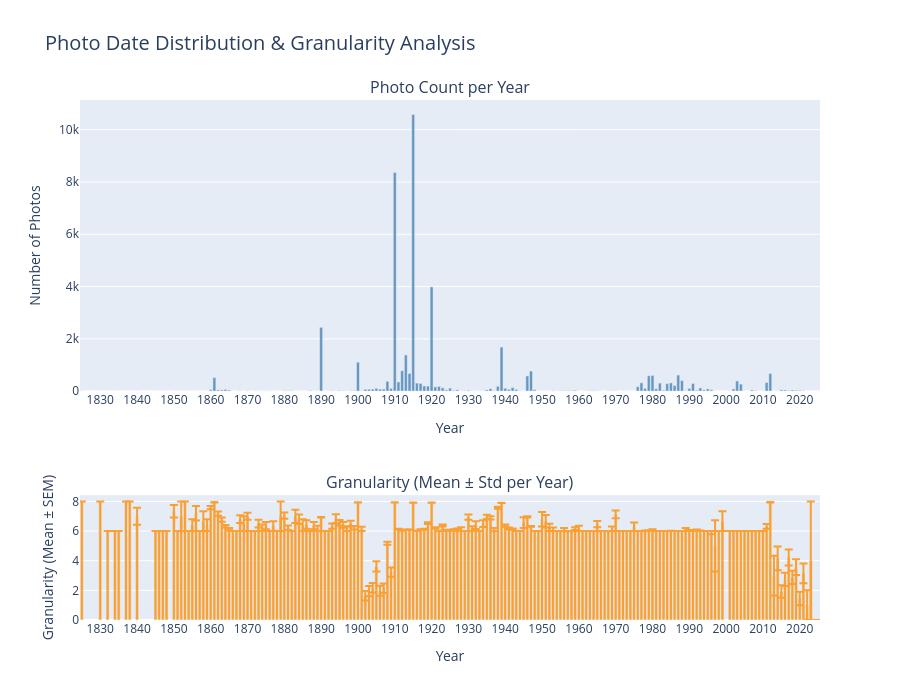

This figure's notebook cell:
### Code cell
plot_year_and_granularity(df)

### Figure 1 — Plotly figure (JSON) as saved in the notebook; plotly's stock layout.template omitted (floating-point values rounded to 4 significant figures; data arrays with more than 128 entries replaced by an {"elided": "..."} marker saying what was removed)
{"data": [{"marker": {"color": "steelblue"}, "name": "Photo Count", "opacity": 0.8, "type": "bar", "x": {"elided": "187 int values"}, "xaxis": "x", "y": {"elided": "187 int values"}, "yaxis": "y"}, {"error_y": {"array": {"elided": "187 float values"}, "color": "darkorange", "thickness": 2, "type": "data", "visible": true, "width": 4}, "marker": {"color": "darkorange"}, "name": "Granularity Mean", "opacity": 0.8, "type": "bar", "x": {"elided": "187 int values"}, "xaxis": "x2", "y": {"elided": "187 float values"}, "yaxis": "y2"}], "layout": {"annotations": [{"font": {"size": 16}, "showarrow": false, "text": "Photo Count per Year", "x": 0.5, "xanchor": "center", "xref": "paper", "y": 1, "yanchor": "bottom", "yref": "paper"}, {"font": {"size": 16}, "showarrow": false, "text": "Granularity (Mean ± Std per Year)", "x": 0.5, "xanchor": "center", "xref": "paper", "y": 0.24, "yanchor": "bottom", "yref": "paper"}], "height": 700, "showlegend": false, "title": {"font": {"size": 20}, "text": "Photo Date Distribution & Granularity Analysis"}, "xaxis": {"anchor": "y", "domain": [0, 1], "dtick": 10, "tick0": 1820, "tickmode": "linear", "title": {"text": "Year"}}, "xaxis2": {"anchor": "y2", "domain": [0, 1], "dtick": 10, "tick0": 1820, "tickmode": "linear", "title": {"text": "Year"}}, "yaxis": {"anchor": "x", "domain": [0.44, 1], "title": {"text": "Number of Photos"}}, "yaxis2": {"anchor": "x2", "domain": [0, 0.24], "title": {"text": "Granularity (Mean ± SEM)"}}}}
